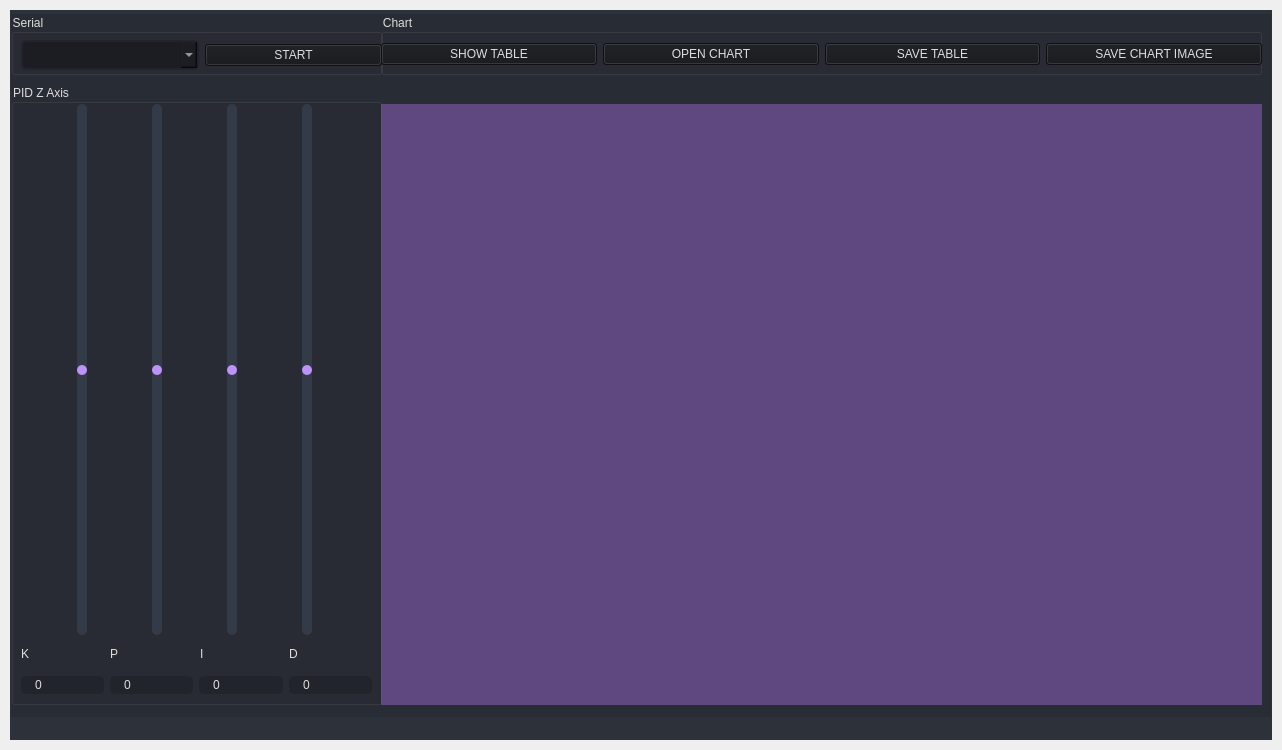
<?xml version="1.0" encoding="UTF-8"?>
<ui version="4.0">
 <author>Wanderson M. Pimenta</author>
 <class>MainWindow</class>
 <widget class="QMainWindow" name="MainWindow">
  <property name="geometry">
   <rect>
    <x>0</x>
    <y>0</y>
    <width>1282</width>
    <height>750</height>
   </rect>
  </property>
  <property name="minimumSize">
   <size>
    <width>940</width>
    <height>560</height>
   </size>
  </property>
  <property name="windowTitle">
   <string>MainWindow</string>
  </property>
  <widget class="QWidget" name="styleSheet">
   <property name="font">
    <font>
     <family>Segoe UI</family>
     <pointsize>10</pointsize>
     <weight>50</weight>
     <italic>false</italic>
     <bold>false</bold>
    </font>
   </property>
   <property name="styleSheet">
    <string notr="true">/* /////////////////////////////////////////////////////////////////////////////////////////////////

SET APP STYLESHEET - FULL STYLES HERE
DARK THEME - DRACULA COLOR BASED

///////////////////////////////////////////////////////////////////////////////////////////////// */

QWidget{
	color: rgb(221, 221, 221);
	font: 10pt &quot;Segoe UI&quot;;
}

/* /////////////////////////////////////////////////////////////////////////////////////////////////
Tooltip */
QToolTip {
	color: #ffffff;
	background-color: rgba(33, 37, 43, 180);
	border: 1px solid rgb(44, 49, 58);
	background-image: none;
	background-position: left center;
    background-repeat: no-repeat;
	border: none;
	border-left: 2px solid rgb(255, 121, 198);
	text-align: left;
	padding-left: 8px;
	margin: 0px;
}

/* /////////////////////////////////////////////////////////////////////////////////////////////////
Bg App */
#bgApp {	
	background-color: rgb(40, 44, 52);
	border: 1px solid rgb(44, 49, 58);
}

/* /////////////////////////////////////////////////////////////////////////////////////////////////
Left Menu */
#leftMenuBg {	
	background-color: rgb(33, 37, 43);
}
#topLogo {
	background-color: rgb(33, 37, 43);
	background-image: url(:/images/images/images/PyDracula.png);
	background-position: centered;
	background-repeat: no-repeat;
}
#titleLeftApp { font: 63 12pt &quot;Segoe UI Semibold&quot;; }
#titleLeftDescription { font: 8pt &quot;Segoe UI&quot;; color: rgb(189, 147, 249); }

/* MENUS */
#topMenu .QPushButton {	
	background-position: left center;
    background-repeat: no-repeat;
	border: none;
	border-left: 22px solid transparent;
	background-color: transparent;
	text-align: left;
	padding-left: 44px;
}
#topMenu .QPushButton:hover {
	background-color: rgb(40, 44, 52);
}
#topMenu .QPushButton:pressed {	
	background-color: rgb(189, 147, 249);
	color: rgb(255, 255, 255);
}
#bottomMenu .QPushButton {	
	background-position: left center;
    background-repeat: no-repeat;
	border: none;
	border-left: 20px solid transparent;
	background-color:transparent;
	text-align: left;
	padding-left: 44px;
}
#bottomMenu .QPushButton:hover {
	background-color: rgb(40, 44, 52);
}
#bottomMenu .QPushButton:pressed {	
	background-color: rgb(189, 147, 249);
	color: rgb(255, 255, 255);
}
#leftMenuFrame{
	border-top: 3px solid rgb(44, 49, 58);
}

/* Toggle Button */
#toggleButton {
	background-position: left center;
    background-repeat: no-repeat;
	border: none;
	border-left: 20px solid transparent;
	background-color: rgb(37, 41, 48);
	text-align: left;
	padding-left: 44px;
	color: rgb(113, 126, 149);
}
#toggleButton:hover {
	background-color: rgb(40, 44, 52);
}
#toggleButton:pressed {
	background-color: rgb(189, 147, 249);
}

/* Title Menu */
#titleRightInfo { padding-left: 10px; }


/* /////////////////////////////////////////////////////////////////////////////////////////////////
Extra Tab */
#extraLeftBox {	
	background-color: rgb(44, 49, 58);
}
#extraTopBg{	
	background-color: rgb(189, 147, 249)
}

/* Icon */
#extraIcon {
	background-position: center;
	background-repeat: no-repeat;
	background-image: url(:/icons/images/icons/icon_settings.png);
}

/* Label */
#extraLabel { color: rgb(255, 255, 255); }

/* Btn Close */
#extraCloseColumnBtn { background-color: rgba(255, 255, 255, 0); border: none;  border-radius: 5px; }
#extraCloseColumnBtn:hover { background-color: rgb(196, 161, 249); border-style: solid; border-radius: 4px; }
#extraCloseColumnBtn:pressed { background-color: rgb(180, 141, 238); border-style: solid; border-radius: 4px; }

/* Extra Content */
#extraContent{
	border-top: 3px solid rgb(40, 44, 52);
}

/* Extra Top Menus */
#extraTopMenu .QPushButton {
background-position: left center;
    background-repeat: no-repeat;
	border: none;
	border-left: 22px solid transparent;
	background-color:transparent;
	text-align: left;
	padding-left: 44px;
}
#extraTopMenu .QPushButton:hover {
	background-color: rgb(40, 44, 52);
}
#extraTopMenu .QPushButton:pressed {	
	background-color: rgb(189, 147, 249);
	color: rgb(255, 255, 255);
}

/* /////////////////////////////////////////////////////////////////////////////////////////////////
Content App */
#contentTopBg{	
	background-color: rgb(33, 37, 43);
}
#contentBottom{
	border-top: 3px solid rgb(44, 49, 58);
}

/* Top Buttons */
#rightButtons .QPushButton { background-color: rgba(255, 255, 255, 0); border: none;  border-radius: 5px; }
#rightButtons .QPushButton:hover { background-color: rgb(44, 49, 57); border-style: solid; border-radius: 4px; }
#rightButtons .QPushButton:pressed { background-color: rgb(23, 26, 30); border-style: solid; border-radius: 4px; }

/* Theme Settings */
#extraRightBox { background-color: rgb(44, 49, 58); }
#themeSettingsTopDetail { background-color: rgb(189, 147, 249); }

/* Bottom Bar */
#bottomBar { background-color: rgb(44, 49, 58); }
#bottomBar QLabel { font-size: 11px; color: rgb(113, 126, 149); padding-left: 10px; padding-right: 10px; padding-bottom: 2px; }

/* CONTENT SETTINGS */
/* MENUS */
#contentSettings .QPushButton {	
	background-position: left center;
    background-repeat: no-repeat;
	border: none;
	border-left: 22px solid transparent;
	background-color:transparent;
	text-align: left;
	padding-left: 44px;
}
#contentSettings .QPushButton:hover {
	background-color: rgb(40, 44, 52);
}
#contentSettings .QPushButton:pressed {	
	background-color: rgb(189, 147, 249);
	color: rgb(255, 255, 255);
}

/* /////////////////////////////////////////////////////////////////////////////////////////////////
QTableWidget */
QTableWidget {	
	background-color: transparent;
	padding: 10px;
	border-radius: 5px;
	gridline-color: rgb(44, 49, 58);
	border-bottom: 1px solid rgb(44, 49, 60);
}
QTableWidget::item{
	border-color: rgb(44, 49, 60);
	padding-left: 5px;
	padding-right: 5px;
	gridline-color: rgb(44, 49, 60);
}
QTableWidget::item:selected{
	background-color: rgb(189, 147, 249);
}
QHeaderView::section{
	background-color: rgb(33, 37, 43);
	max-width: 30px;
	border: 1px solid rgb(44, 49, 58);
	border-style: none;
    border-bottom: 1px solid rgb(44, 49, 60);
    border-right: 1px solid rgb(44, 49, 60);
}
QTableWidget::horizontalHeader {	
	background-color: rgb(33, 37, 43);
}
QHeaderView::section:horizontal
{
    border: 1px solid rgb(33, 37, 43);
	background-color: rgb(33, 37, 43);
	padding: 3px;
	border-top-left-radius: 7px;
    border-top-right-radius: 7px;
}
QHeaderView::section:vertical
{
    border: 1px solid rgb(44, 49, 60);
}

/* /////////////////////////////////////////////////////////////////////////////////////////////////
LineEdit */
QLineEdit {
	background-color: rgb(33, 37, 43);
	border-radius: 5px;
	border: 2px solid rgb(33, 37, 43);
	padding-left: 10px;
	selection-color: rgb(255, 255, 255);
	selection-background-color: rgb(255, 121, 198);
}
QLineEdit:hover {
	border: 2px solid rgb(64, 71, 88);
}
QLineEdit:focus {
	border: 2px solid rgb(91, 101, 124);
}

/* /////////////////////////////////////////////////////////////////////////////////////////////////
PlainTextEdit */
QPlainTextEdit {
	background-color: rgb(27, 29, 35);
	border-radius: 5px;
	padding: 10px;
	selection-color: rgb(255, 255, 255);
	selection-background-color: rgb(255, 121, 198);
}
QPlainTextEdit  QScrollBar:vertical {
    width: 8px;
 }
QPlainTextEdit  QScrollBar:horizontal {
    height: 8px;
 }
QPlainTextEdit:hover {
	border: 2px solid rgb(64, 71, 88);
}
QPlainTextEdit:focus {
	border: 2px solid rgb(91, 101, 124);
}

/* /////////////////////////////////////////////////////////////////////////////////////////////////
ScrollBars */
QScrollBar:horizontal {
    border: none;
    background: rgb(52, 59, 72);
    height: 8px;
    margin: 0px 21px 0 21px;
	border-radius: 0px;
}
QScrollBar::handle:horizontal {
    background: rgb(189, 147, 249);
    min-width: 25px;
	border-radius: 4px
}
QScrollBar::add-line:horizontal {
    border: none;
    background: rgb(55, 63, 77);
    width: 20px;
	border-top-right-radius: 4px;
    border-bottom-right-radius: 4px;
    subcontrol-position: right;
    subcontrol-origin: margin;
}
QScrollBar::sub-line:horizontal {
    border: none;
    background: rgb(55, 63, 77);
    width: 20px;
	border-top-left-radius: 4px;
    border-bottom-left-radius: 4px;
    subcontrol-position: left;
    subcontrol-origin: margin;
}
QScrollBar::up-arrow:horizontal, QScrollBar::down-arrow:horizontal
{
     background: none;
}
QScrollBar::add-page:horizontal, QScrollBar::sub-page:horizontal
{
     background: none;
}
 QScrollBar:vertical {
	border: none;
    background: rgb(52, 59, 72);
    width: 8px;
    margin: 21px 0 21px 0;
	border-radius: 0px;
 }
 QScrollBar::handle:vertical {	
	background: rgb(189, 147, 249);
    min-height: 25px;
	border-radius: 4px
 }
 QScrollBar::add-line:vertical {
     border: none;
    background: rgb(55, 63, 77);
     height: 20px;
	border-bottom-left-radius: 4px;
    border-bottom-right-radius: 4px;
     subcontrol-position: bottom;
     subcontrol-origin: margin;
 }
 QScrollBar::sub-line:vertical {
	border: none;
    background: rgb(55, 63, 77);
     height: 20px;
	border-top-left-radius: 4px;
    border-top-right-radius: 4px;
     subcontrol-position: top;
     subcontrol-origin: margin;
 }
 QScrollBar::up-arrow:vertical, QScrollBar::down-arrow:vertical {
     background: none;
 }

 QScrollBar::add-page:vertical, QScrollBar::sub-page:vertical {
     background: none;
 }

/* /////////////////////////////////////////////////////////////////////////////////////////////////
CheckBox */
QCheckBox::indicator {
    border: 3px solid rgb(52, 59, 72);
	width: 15px;
	height: 15px;
	border-radius: 10px;
    background: rgb(44, 49, 60);
}
QCheckBox::indicator:hover {
    border: 3px solid rgb(58, 66, 81);
}
QCheckBox::indicator:checked {
    background: 3px solid rgb(52, 59, 72);
	border: 3px solid rgb(52, 59, 72);	
	background-image: url(:/icons/images/icons/cil-check-alt.png);
}

/* /////////////////////////////////////////////////////////////////////////////////////////////////
RadioButton */
QRadioButton::indicator {
    border: 3px solid rgb(52, 59, 72);
	width: 15px;
	height: 15px;
	border-radius: 10px;
    background: rgb(44, 49, 60);
}
QRadioButton::indicator:hover {
    border: 3px solid rgb(58, 66, 81);
}
QRadioButton::indicator:checked {
    background: 3px solid rgb(94, 106, 130);
	border: 3px solid rgb(52, 59, 72);	
}

/* /////////////////////////////////////////////////////////////////////////////////////////////////
ComboBox */
QComboBox{
	background-color: rgb(27, 29, 35);
	border-radius: 5px;
	border: 2px solid rgb(33, 37, 43);
	padding: 5px;
	padding-left: 10px;
}
QComboBox:hover{
	border: 2px solid rgb(64, 71, 88);
}
QComboBox::drop-down {
	subcontrol-origin: padding;
	subcontrol-position: top right;
	width: 25px; 
	border-left-width: 3px;
	border-left-color: rgba(39, 44, 54, 150);
	border-left-style: solid;
	border-top-right-radius: 3px;
	border-bottom-right-radius: 3px;	
	background-image: url(:/icons/images/icons/cil-arrow-bottom.png);
	background-position: center;
	background-repeat: no-reperat;
 }
QComboBox QAbstractItemView {
	color: rgb(255, 121, 198);	
	background-color: rgb(33, 37, 43);
	padding: 10px;
	selection-background-color: rgb(39, 44, 54);
}

/* /////////////////////////////////////////////////////////////////////////////////////////////////
Sliders */
QSlider::groove:horizontal {
    border-radius: 5px;
    height: 10px;
	margin: 0px;
	background-color: rgb(52, 59, 72);
}
QSlider::groove:horizontal:hover {
	background-color: rgb(55, 62, 76);
}
QSlider::handle:horizontal {
    background-color: rgb(189, 147, 249);
    border: none;
    height: 10px;
    width: 10px;
    margin: 0px;
	border-radius: 5px;
}
QSlider::handle:horizontal:hover {
    background-color: rgb(195, 155, 255);
}
QSlider::handle:horizontal:pressed {
    background-color: rgb(255, 121, 198);
}

QSlider::groove:vertical {
    border-radius: 5px;
    width: 10px;
    margin: 0px;
	background-color: rgb(52, 59, 72);
}
QSlider::groove:vertical:hover {
	background-color: rgb(55, 62, 76);
}
QSlider::handle:vertical {
    background-color: rgb(189, 147, 249);
	border: none;
    height: 10px;
    width: 10px;
    margin: 0px;
	border-radius: 5px;
}
QSlider::handle:vertical:hover {
    background-color: rgb(195, 155, 255);
}
QSlider::handle:vertical:pressed {
    background-color: rgb(255, 121, 198);
}

/* /////////////////////////////////////////////////////////////////////////////////////////////////
CommandLinkButton */
QCommandLinkButton {	
	color: rgb(255, 121, 198);
	border-radius: 5px;
	padding: 5px;
	color: rgb(255, 170, 255);
}
QCommandLinkButton:hover {	
	color: rgb(255, 170, 255);
	background-color: rgb(44, 49, 60);
}
QCommandLinkButton:pressed {	
	color: rgb(189, 147, 249);
	background-color: rgb(52, 58, 71);
}

/* /////////////////////////////////////////////////////////////////////////////////////////////////
Button */
#pagesContainer QPushButton {
	border: 2px solid rgb(52, 59, 72);
	border-radius: 5px;	
	background-color: rgb(52, 59, 72);
}
#pagesContainer QPushButton:hover {
	background-color: rgb(57, 65, 80);
	border: 2px solid rgb(61, 70, 86);
}
#pagesContainer QPushButton:pressed {	
	background-color: rgb(35, 40, 49);
	border: 2px solid rgb(43, 50, 61);
}

</string>
   </property>
   <layout class="QVBoxLayout" name="appMargins">
    <property name="spacing">
     <number>0</number>
    </property>
    <property name="leftMargin">
     <number>10</number>
    </property>
    <property name="topMargin">
     <number>10</number>
    </property>
    <property name="rightMargin">
     <number>10</number>
    </property>
    <property name="bottomMargin">
     <number>10</number>
    </property>
    <item>
     <widget class="QFrame" name="bgApp">
      <property name="styleSheet">
       <string notr="true"/>
      </property>
      <property name="frameShape">
       <enum>QFrame::NoFrame</enum>
      </property>
      <property name="frameShadow">
       <enum>QFrame::Raised</enum>
      </property>
      <layout class="QHBoxLayout" name="appLayout">
       <property name="spacing">
        <number>0</number>
       </property>
       <property name="leftMargin">
        <number>0</number>
       </property>
       <property name="topMargin">
        <number>0</number>
       </property>
       <property name="rightMargin">
        <number>0</number>
       </property>
       <property name="bottomMargin">
        <number>0</number>
       </property>
       <item>
        <widget class="QFrame" name="contentBox">
         <property name="frameShape">
          <enum>QFrame::NoFrame</enum>
         </property>
         <property name="frameShadow">
          <enum>QFrame::Raised</enum>
         </property>
         <layout class="QVBoxLayout" name="verticalLayout_2">
          <property name="spacing">
           <number>0</number>
          </property>
          <property name="leftMargin">
           <number>0</number>
          </property>
          <property name="topMargin">
           <number>0</number>
          </property>
          <property name="rightMargin">
           <number>0</number>
          </property>
          <property name="bottomMargin">
           <number>0</number>
          </property>
          <item>
           <widget class="QFrame" name="contentBottom">
            <property name="frameShape">
             <enum>QFrame::NoFrame</enum>
            </property>
            <property name="frameShadow">
             <enum>QFrame::Raised</enum>
            </property>
            <layout class="QVBoxLayout" name="verticalLayout_6">
             <property name="spacing">
              <number>0</number>
             </property>
             <property name="leftMargin">
              <number>0</number>
             </property>
             <property name="topMargin">
              <number>0</number>
             </property>
             <property name="rightMargin">
              <number>0</number>
             </property>
             <property name="bottomMargin">
              <number>0</number>
             </property>
             <item>
              <widget class="QFrame" name="content">
               <property name="frameShape">
                <enum>QFrame::NoFrame</enum>
               </property>
               <property name="frameShadow">
                <enum>QFrame::Raised</enum>
               </property>
               <widget class="QGroupBox" name="groupBox_3">
                <property name="geometry">
                 <rect>
                  <x>370</x>
                  <y>0</y>
                  <width>881</width>
                  <height>61</height>
                 </rect>
                </property>
                <property name="title">
                 <string>Chart</string>
                </property>
                <widget class="QWidget" name="layoutWidget_4">
                 <property name="geometry">
                  <rect>
                   <x>0</x>
                   <y>20</y>
                   <width>881</width>
                   <height>41</height>
                  </rect>
                 </property>
                 <layout class="QHBoxLayout" name="horizontalLayout_4">
                  <item>
                   <widget class="QPushButton" name="showTableB">
                    <property name="styleSheet">
                     <string notr="true">background-color: rgb(20, 22, 26)</string>
                    </property>
                    <property name="text">
                     <string>SHOW TABLE</string>
                    </property>
                   </widget>
                  </item>
                  <item>
                   <widget class="QPushButton" name="openChartB">
                    <property name="styleSheet">
                     <string notr="true">background-color: rgb(20, 22, 26)</string>
                    </property>
                    <property name="text">
                     <string>OPEN CHART</string>
                    </property>
                   </widget>
                  </item>
                  <item>
                   <widget class="QPushButton" name="saveTableB">
                    <property name="styleSheet">
                     <string notr="true">background-color: rgb(20, 22, 26)</string>
                    </property>
                    <property name="text">
                     <string>SAVE TABLE</string>
                    </property>
                   </widget>
                  </item>
                  <item>
                   <widget class="QPushButton" name="saveChartB">
                    <property name="styleSheet">
                     <string notr="true">background-color: rgb(20, 22, 26)</string>
                    </property>
                    <property name="text">
                     <string>SAVE CHART IMAGE</string>
                    </property>
                   </widget>
                  </item>
                 </layout>
                </widget>
               </widget>
               <widget class="PlotWidget" name="graph" native="true">
                <property name="geometry">
                 <rect>
                  <x>370</x>
                  <y>90</y>
                  <width>881</width>
                  <height>601</height>
                 </rect>
                </property>
                <property name="styleSheet">
                 <string notr="true">background-color: rgba(189, 119, 255, 94)</string>
                </property>
               </widget>
               <widget class="QGroupBox" name="groupBox_2">
                <property name="geometry">
                 <rect>
                  <x>0</x>
                  <y>0</y>
                  <width>371</width>
                  <height>61</height>
                 </rect>
                </property>
                <property name="title">
                 <string>Serial</string>
                </property>
                <widget class="QWidget" name="layoutWidget">
                 <property name="geometry">
                  <rect>
                   <x>10</x>
                   <y>20</y>
                   <width>361</width>
                   <height>42</height>
                  </rect>
                 </property>
                 <layout class="QHBoxLayout" name="horizontalLayout_6">
                  <item>
                   <widget class="QComboBox" name="comL"/>
                  </item>
                  <item>
                   <widget class="QPushButton" name="startB">
                    <property name="styleSheet">
                     <string notr="true">background-color: rgb(20, 22, 26)</string>
                    </property>
                    <property name="text">
                     <string>START</string>
                    </property>
                   </widget>
                  </item>
                 </layout>
                </widget>
               </widget>
               <widget class="QGroupBox" name="groupBox">
                <property name="geometry">
                 <rect>
                  <x>0</x>
                  <y>70</y>
                  <width>371</width>
                  <height>621</height>
                 </rect>
                </property>
                <property name="title">
                 <string>PID Z Axis</string>
                </property>
                <widget class="QWidget" name="layoutWidget_2">
                 <property name="geometry">
                  <rect>
                   <x>10</x>
                   <y>20</y>
                   <width>351</width>
                   <height>531</height>
                  </rect>
                 </property>
                 <layout class="QHBoxLayout" name="horizontalLayout_7">
                  <item>
                   <widget class="QSlider" name="K">
                    <property name="minimum">
                     <number>-100000000</number>
                    </property>
                    <property name="maximum">
                     <number>100000000</number>
                    </property>
                    <property name="singleStep">
                     <number>1</number>
                    </property>
                    <property name="pageStep">
                     <number>1</number>
                    </property>
                    <property name="orientation">
                     <enum>Qt::Vertical</enum>
                    </property>
                   </widget>
                  </item>
                  <item>
                   <widget class="QSlider" name="P">
                    <property name="minimum">
                     <number>-100000000</number>
                    </property>
                    <property name="maximum">
                     <number>100000000</number>
                    </property>
                    <property name="pageStep">
                     <number>1</number>
                    </property>
                    <property name="orientation">
                     <enum>Qt::Vertical</enum>
                    </property>
                   </widget>
                  </item>
                  <item>
                   <widget class="QSlider" name="I">
                    <property name="minimum">
                     <number>-100000000</number>
                    </property>
                    <property name="maximum">
                     <number>100000000</number>
                    </property>
                    <property name="pageStep">
                     <number>1</number>
                    </property>
                    <property name="orientation">
                     <enum>Qt::Vertical</enum>
                    </property>
                   </widget>
                  </item>
                  <item>
                   <widget class="QSlider" name="D">
                    <property name="minimum">
                     <number>-100000000</number>
                    </property>
                    <property name="maximum">
                     <number>100000000</number>
                    </property>
                    <property name="pageStep">
                     <number>1</number>
                    </property>
                    <property name="orientation">
                     <enum>Qt::Vertical</enum>
                    </property>
                   </widget>
                  </item>
                 </layout>
                </widget>
                <widget class="QWidget" name="layoutWidget_3">
                 <property name="geometry">
                  <rect>
                   <x>10</x>
                   <y>590</y>
                   <width>351</width>
                   <height>23</height>
                  </rect>
                 </property>
                 <layout class="QHBoxLayout" name="horizontalLayout_8">
                  <item>
                   <widget class="QLineEdit" name="KLabel">
                    <property name="maximumSize">
                     <size>
                      <width>16777215</width>
                      <height>18</height>
                     </size>
                    </property>
                    <property name="baseSize">
                     <size>
                      <width>61</width>
                      <height>19</height>
                     </size>
                    </property>
                    <property name="text">
                     <string>0</string>
                    </property>
                   </widget>
                  </item>
                  <item>
                   <widget class="QLineEdit" name="PLabel">
                    <property name="maximumSize">
                     <size>
                      <width>16777215</width>
                      <height>18</height>
                     </size>
                    </property>
                    <property name="baseSize">
                     <size>
                      <width>61</width>
                      <height>19</height>
                     </size>
                    </property>
                    <property name="text">
                     <string>0</string>
                    </property>
                   </widget>
                  </item>
                  <item>
                   <widget class="QLineEdit" name="ILabel">
                    <property name="maximumSize">
                     <size>
                      <width>16777215</width>
                      <height>18</height>
                     </size>
                    </property>
                    <property name="baseSize">
                     <size>
                      <width>61</width>
                      <height>19</height>
                     </size>
                    </property>
                    <property name="text">
                     <string>0</string>
                    </property>
                   </widget>
                  </item>
                  <item>
                   <widget class="QLineEdit" name="DLabel">
                    <property name="maximumSize">
                     <size>
                      <width>16777215</width>
                      <height>18</height>
                     </size>
                    </property>
                    <property name="text">
                     <string>0</string>
                    </property>
                   </widget>
                  </item>
                 </layout>
                </widget>
                <widget class="QWidget" name="layoutWidget_5">
                 <property name="geometry">
                  <rect>
                   <x>10</x>
                   <y>560</y>
                   <width>351</width>
                   <height>20</height>
                  </rect>
                 </property>
                 <layout class="QHBoxLayout" name="horizontalLayout_9">
                  <item>
                   <widget class="QLabel" name="label_5">
                    <property name="text">
                     <string>K</string>
                    </property>
                   </widget>
                  </item>
                  <item>
                   <widget class="QLabel" name="label_6">
                    <property name="text">
                     <string>P</string>
                    </property>
                   </widget>
                  </item>
                  <item>
                   <widget class="QLabel" name="label_7">
                    <property name="text">
                     <string>I</string>
                    </property>
                   </widget>
                  </item>
                  <item>
                   <widget class="QLabel" name="label_8">
                    <property name="text">
                     <string>D</string>
                    </property>
                   </widget>
                  </item>
                 </layout>
                </widget>
               </widget>
              </widget>
             </item>
             <item>
              <widget class="QFrame" name="bottomBar">
               <property name="minimumSize">
                <size>
                 <width>0</width>
                 <height>22</height>
                </size>
               </property>
               <property name="maximumSize">
                <size>
                 <width>16777215</width>
                 <height>22</height>
                </size>
               </property>
               <property name="frameShape">
                <enum>QFrame::NoFrame</enum>
               </property>
               <property name="frameShadow">
                <enum>QFrame::Raised</enum>
               </property>
               <layout class="QHBoxLayout" name="horizontalLayout_5">
                <property name="spacing">
                 <number>0</number>
                </property>
                <property name="leftMargin">
                 <number>0</number>
                </property>
                <property name="topMargin">
                 <number>0</number>
                </property>
                <property name="rightMargin">
                 <number>0</number>
                </property>
                <property name="bottomMargin">
                 <number>0</number>
                </property>
                <item>
                 <widget class="QFrame" name="frame_size_grip">
                  <property name="minimumSize">
                   <size>
                    <width>20</width>
                    <height>0</height>
                   </size>
                  </property>
                  <property name="maximumSize">
                   <size>
                    <width>20</width>
                    <height>16777215</height>
                   </size>
                  </property>
                  <property name="frameShape">
                   <enum>QFrame::NoFrame</enum>
                  </property>
                  <property name="frameShadow">
                   <enum>QFrame::Raised</enum>
                  </property>
                 </widget>
                </item>
               </layout>
              </widget>
             </item>
            </layout>
           </widget>
          </item>
         </layout>
        </widget>
       </item>
      </layout>
     </widget>
    </item>
   </layout>
  </widget>
 </widget>
 <customwidgets>
  <customwidget>
   <class>PlotWidget</class>
   <extends>QWidget</extends>
   <header>pyqtgraph</header>
   <container>1</container>
  </customwidget>
 </customwidgets>
 <resources>
  <include location="../../../../Downloads/Modern_GUI_PyDracula_PySide6_or_PyQt6-master/resources.qrc"/>
 </resources>
 <connections/>
</ui>
